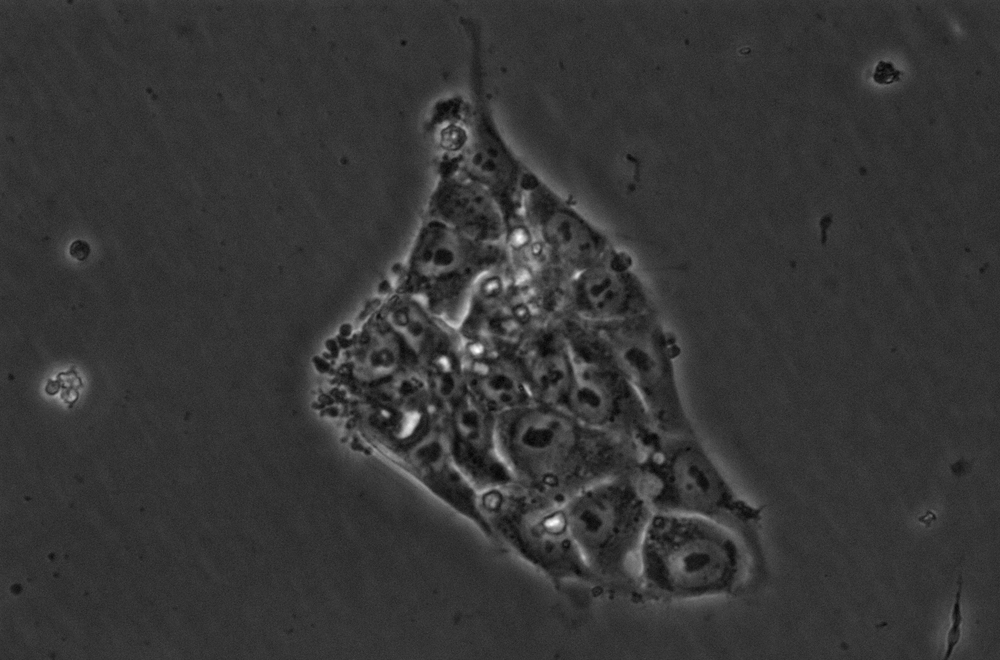
#> input picture data/genimage.tif, 1000 x 660 px, shrunk from 1280 x 845 before the run, found by its file name
$ python gwdt.py
#> lines starting #> are read from the running program, lines starting #| are printed output that depends on the picture; after the words box and inside, x2 and y2 are one past the last pixel; in counts of white or black regions, pixels touching at a corner belong together
# -*- coding: utf-8 -*-
import cv2
import numpy as np
import heapq

# Try importing cv2_imshow for Google Colab; otherwise, use cv2.imshow for a normal environment
try:
    from google.colab.patches import cv2_imshow  # For Colab
except ImportError:
    cv2_imshow = cv2.imshow  # For regular Python environments

# Define constants
INF = np.finfo(np.float32).max  # A large value representing infinite distance
ALIVE, TRIAL, FAR = -1, 0, 1  # States for pixels in the distance transform

def initialize_gwdt(image):
    """Initialize state and distance maps based on image intensity."""
    rows, cols = image.shape
    mean_val = np.mean(image)  # Compute mean intensity of the image

    # Initialize state map (default FAR) and distance map (default INF)
    state = np.full((rows, cols), FAR, dtype=np.int8)
    distance_map = np.full((rows, cols), INF, dtype=np.float32)

    # Identify foreground pixels (below mean intensity) as ALIVE and set initial distances
    mask = image < mean_val
    distance_map[mask] = image[mask].astype(float)
    state[mask] = ALIVE

    return state, distance_map

def compute_gwdt(image):
    """Compute the Grey Weighted Distance Transform (GWDT)."""
    rows, cols = image.shape
    state, distance_map = initialize_gwdt(image)  # Initialize state and distance maps
    pq = []  # Priority queue for processing pixels

    # Identify border pixels adjacent to ALIVE pixels and initialize them as TRIAL
    for i in range(1, rows - 1):
        for j in range(1, cols - 1):
            if state[i, j] == FAR:
                if np.any(state[i-1:i+2, j-1:j+2] == ALIVE):  # Check if any neighbor is ALIVE
                    state[i, j] = TRIAL
                    distance_map[i, j] = float(image[i, j])  # Set initial distance
                    heapq.heappush(pq, (distance_map[i, j], i, j))  # Add to priority queue

    # Process pixels in priority queue
    while pq:
        current_dist, i, j = heapq.heappop(pq)  # Extract pixel with smallest distance

        # Iterate over 8-connected neighborhood
        for di, dj in [(-1, 0), (1, 0), (0, -1), (0, 1), (-1, -1), (-1, 1), (1, -1), (1, 1)]:
            ni, nj = i + di, j + dj
            if 0 <= ni < rows and 0 <= nj < cols:  # Ensure the pixel is within bounds
                gs = current_dist + image[ni, nj] * np.hypot(di, dj)  # Compute weighted distance

                if distance_map[ni, nj] > gs:  # Update distance if a shorter path is found
                    distance_map[ni, nj] = gs
                    state[ni, nj] = TRIAL
                    heapq.heappush(pq, (gs, ni, nj))  # Add updated pixel to priority queue

    # Normalize distance values for visualization
    distance_map[distance_map == INF] = 0  # Replace INF values with 0
    max_val = np.max(distance_map)

    if max_val > 0:
        distance_map = (distance_map / (max_val + 1)) * 255  # Normalize to [0, 255]
    else:
        distance_map.fill(0)  # Handle case where all distances are zero

    return distance_map.astype(np.uint8)  # Convert to uint8 for image display

def apply_gwdt(input_path, output_path):
    """Apply GWDT to an image and save the result."""
#> called with input_path = 'genimage.tif', output_path = 'output_gwdt.tif'
    image = cv2.imread(input_path, cv2.IMREAD_GRAYSCALE)  # Load input image as grayscale
#> image is the input picture: shape (660, 1000); min 1, max 255, mean 54.2
    gwdt_result = compute_gwdt(image)  # Compute GWDT
#> in initialize_gwdt, `mean_val = np.mean(image)`: mean_val = 54.21
#> in initialize_gwdt, `mask = image < mean_val`:
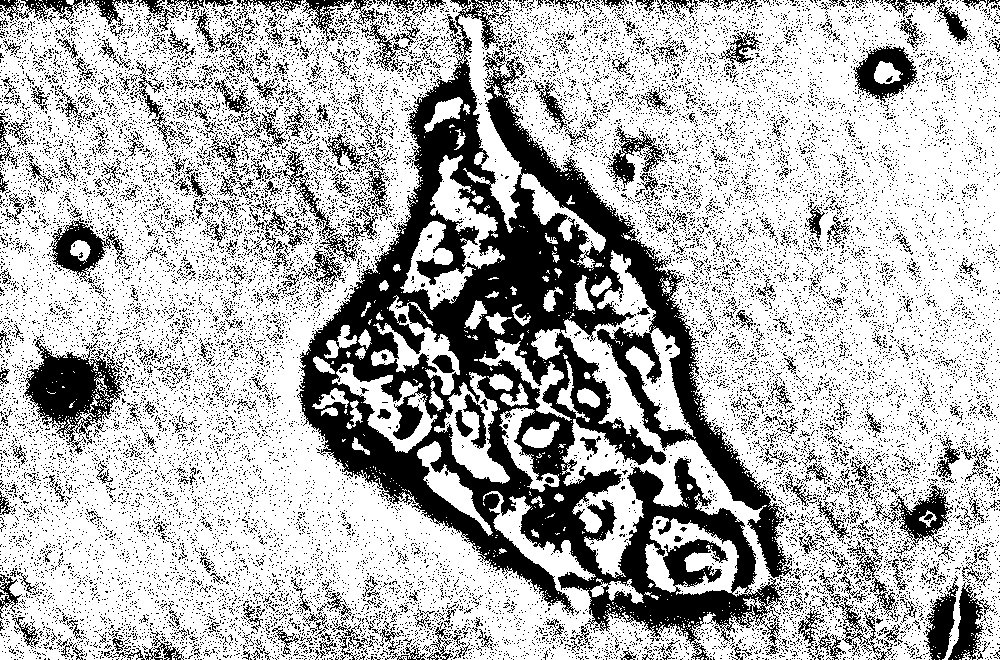
#> mask: shape (660, 1000) bool; 70.8% white; 21521 black regions (21054 under 20 px), largest, box (x1, y1, x2, y2) and area: (297, 0, 794, 660) 95608, (24, 339, 125, 454) 5070, (49, 217, 131, 284) 1825
#> after the loop in compute_gwdt, `for i in range(1, rows - 1):`:
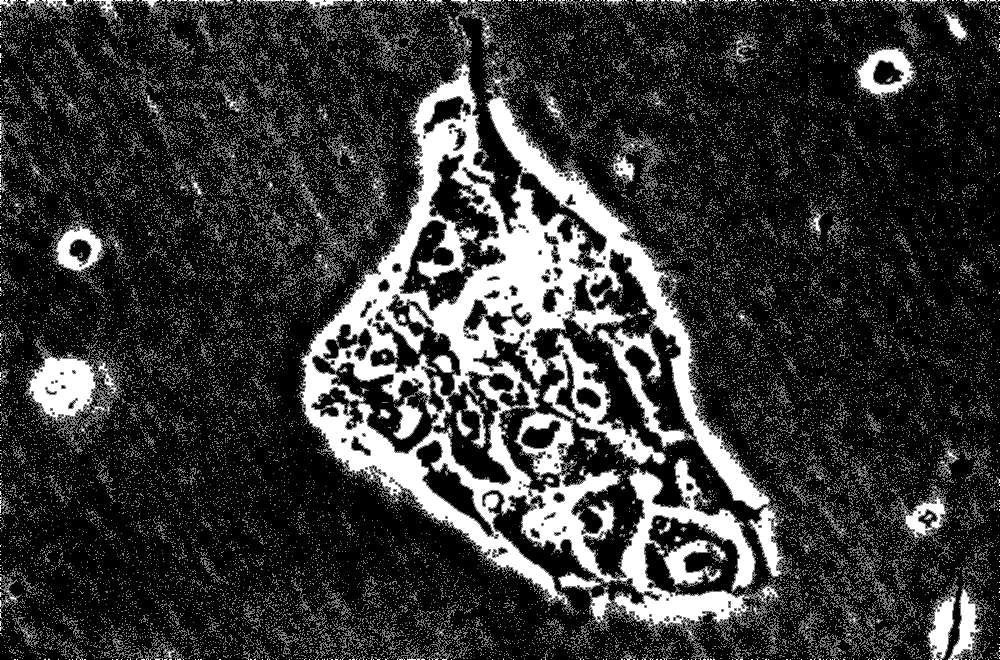
#> state: shape (660, 1000) int8; min -1, max 1, mean -0.592; drawn with min black and max white
#> the loop in compute_gwdt, `while pq:` made 233137 passes
#> j on passes 1 to 3: 14, 47, 125
#> after the loop in compute_gwdt, `while pq:`:
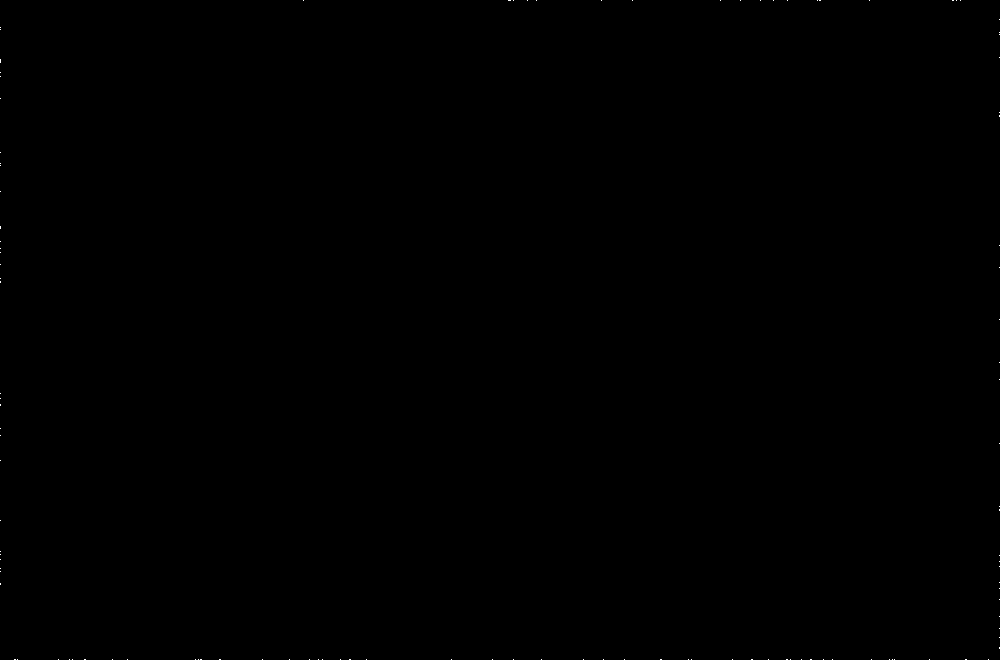
#> distance_map: shape (660, 1000) float32; min 1, max 3.4e+38, mean inf; drawn with min black and max white
#> after the loop in compute_gwdt, `while pq:`:
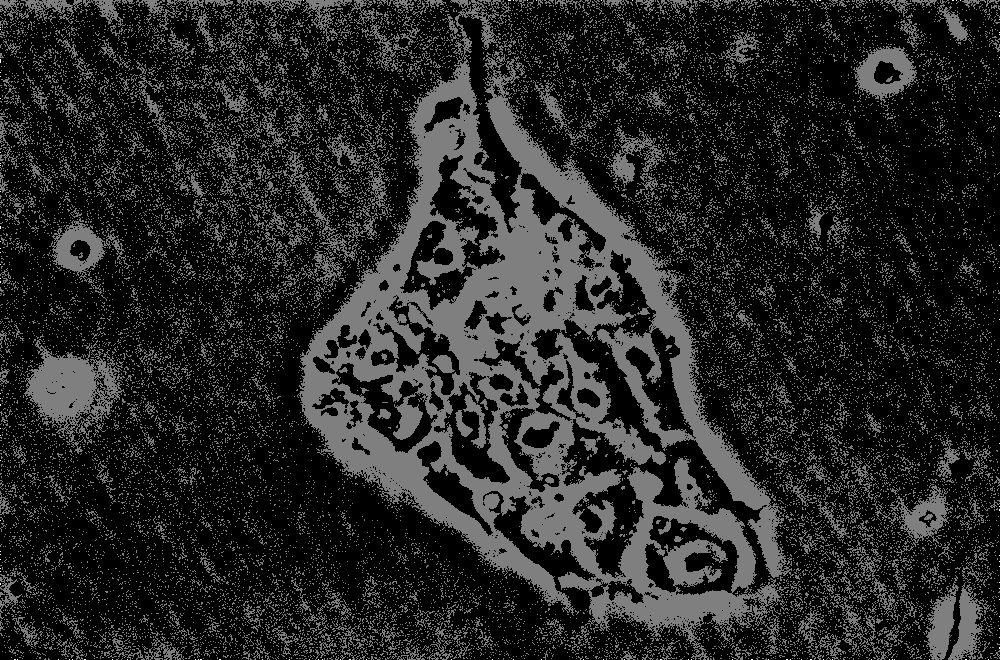
#> state: shape (660, 1000) int8; 11.66% of pixels changed, all inside (x1, y1, x2, y2) = (0, 0, 1000, 660); drawn with min black and max white
#> in compute_gwdt, `distance_map[distance_map == INF] = 0`:
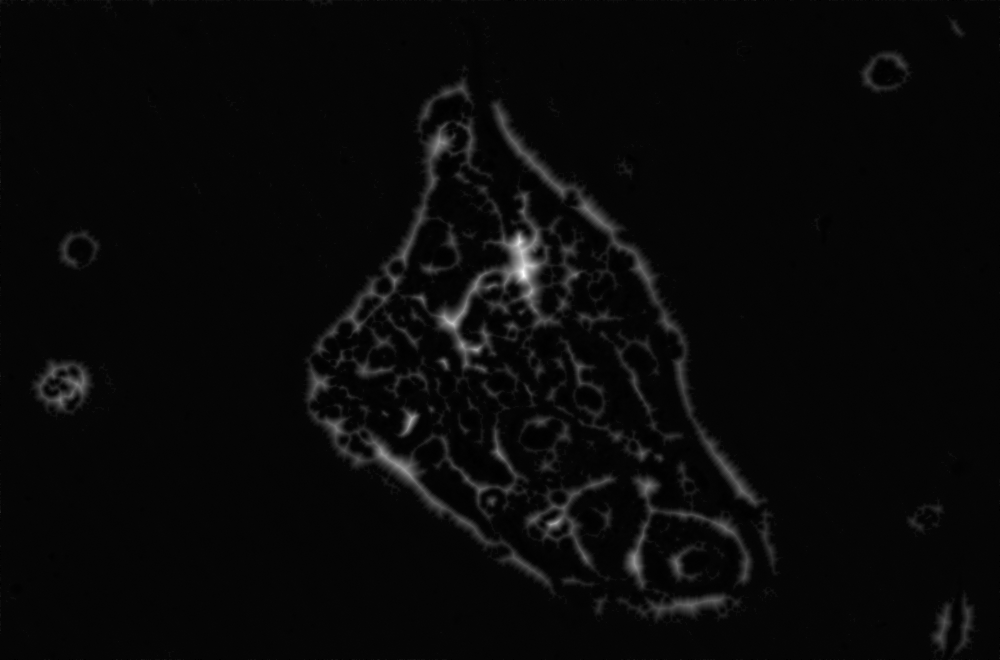
#> distance_map: shape (660, 1000) float32; 0.02% of pixels changed, all inside (x1, y1, x2, y2) = (0, 0, 1000, 660); drawn with min black and max white
#> in compute_gwdt, `max_val = np.max(distance_map)`: max_val = 2371.3

    cv2.imwrite(output_path, gwdt_result)  # Save the output image
    cv2_imshow(gwdt_result)  # Display the result
    cv2.waitKey(0)
    cv2.destroyAllWindows()

# Example usage
if __name__ == '__main__':
    apply_gwdt("genimage.tif", "output_gwdt.tif")

$ run again, with data/gen10.tif copied over data/genimage.tif
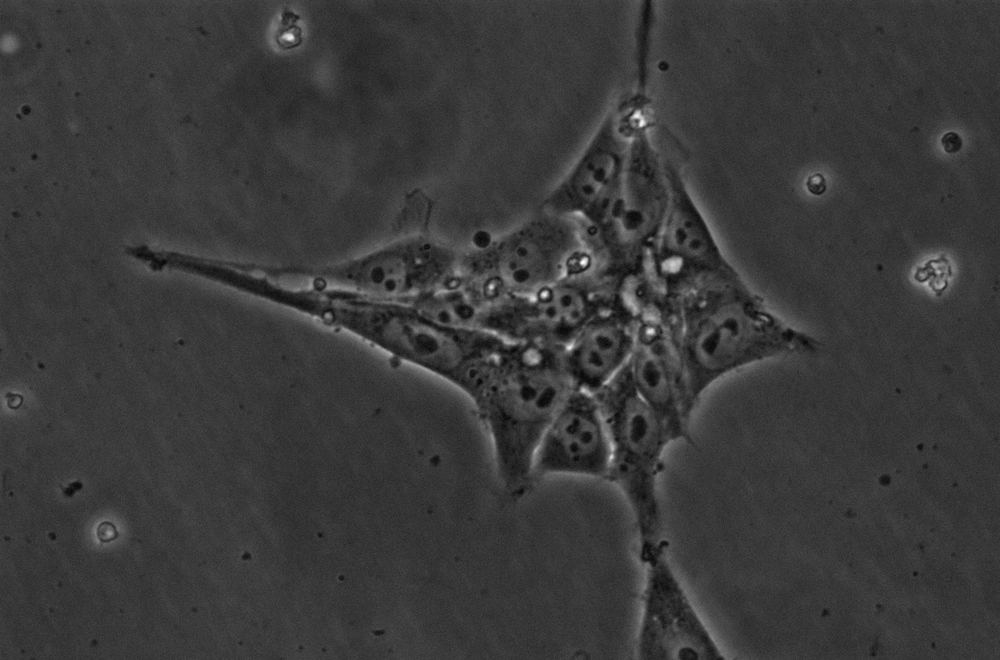
#> input picture data/gen10.tif, 1000 x 660 px, shrunk from 1280 x 845 before the run, found by its file name
#> in apply_gwdt, image is the input picture: shape (660, 1000); min 2, max 255, mean 58.4
#> mean_val = 58.36
#> mask: shape (660, 1000) bool; 62.5% white; 15242 black regions (14904 under 20 px), largest, box (x1, y1, x2, y2) and area: (0, 0, 616, 492) 74466, (473, 246, 817, 660) 34238, (0, 301, 359, 660) 34091
#> the loop in compute_gwdt, `while pq:` made 295279 passes
#> j on passes 1 to 3: 5, 63, 72
#> after the loop in compute_gwdt, `while pq:`:
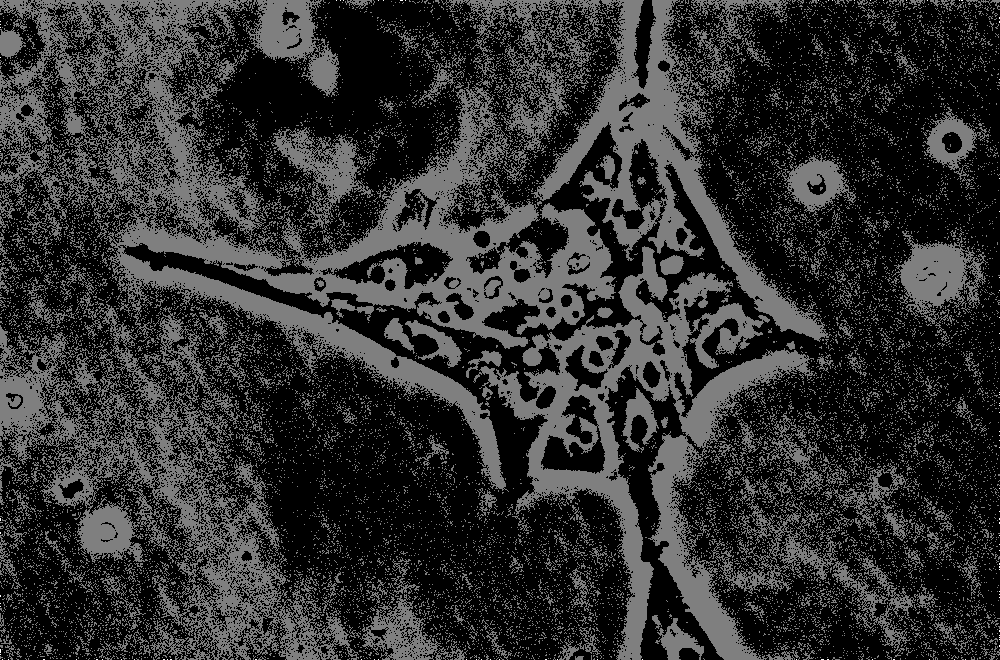
#> state: shape (660, 1000) int8; min -1, max 1, mean -0.624; drawn with min black and max white
#> in compute_gwdt, `distance_map[distance_map == INF] = 0`:
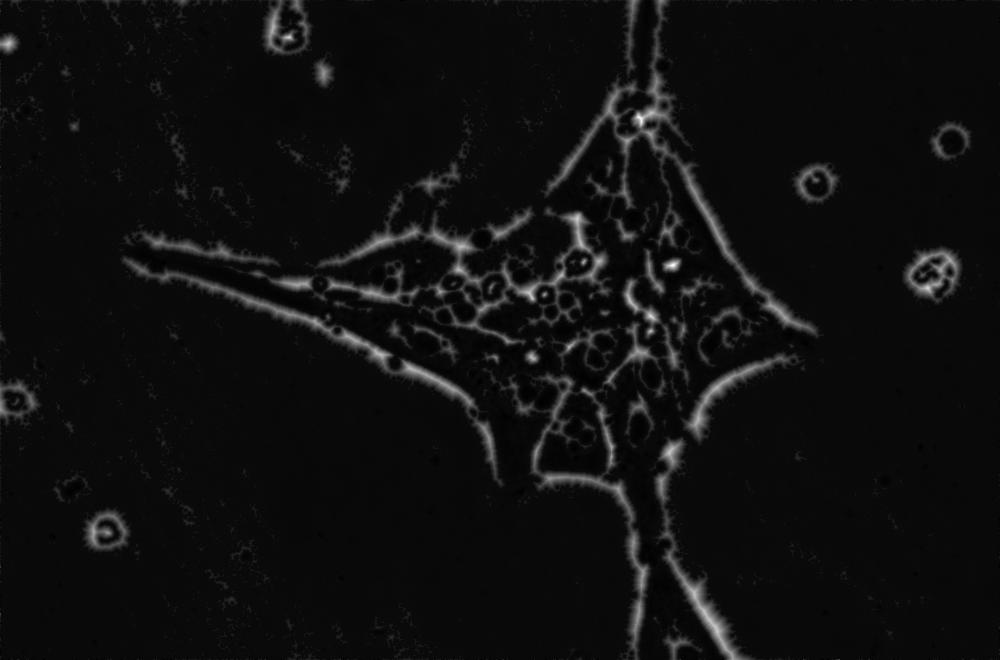
#> distance_map: shape (660, 1000) float32; min 0, max 1461.9, mean 90.2; drawn with min black and max white
#> max_val = 1461.9
